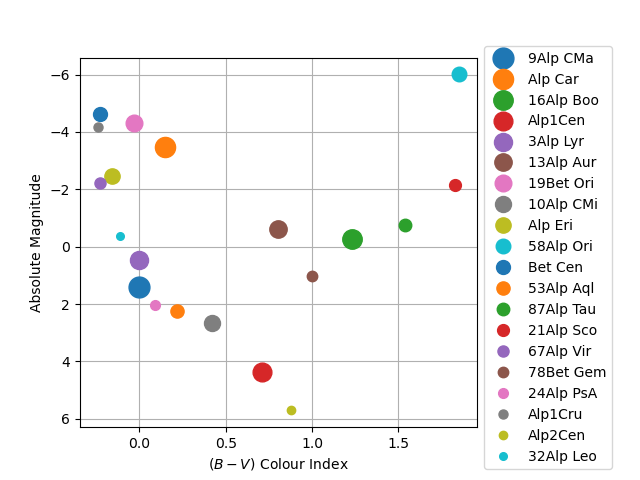

Recreate this plot in Python.
#!/usr/pkg/bin/python3.9

#
# Time-stamp: <2022/10/02 18:51:43 (CST) daisuke>
#

# importing gzip module
import gzip

# importing numpy module
import numpy

# importing matplotlib module
import matplotlib.figure
import matplotlib.backends.backend_agg

# catalogue file name
file_catalogue = 'catalog.gz'

# output file name
file_output = 'ai202209_s04_30.png'

# dictionary for storing data
stars = {}

# opening catalogue file
with gzip.open (file_catalogue, 'rb') as fh:
    # reading catalogue line-by-line
    for line in fh:
        # Harvard Revised Number of star
        HR = line[0:4].strip ()
        # name
        name = line[4:14].strip ()
        # Vmag
        mag_V = line[102:107].strip ()
        # B-V colour
        colour_BV = line[109:114].strip ()
        # spectral type
        sptype = line[127:147].strip ()
        # dynamical parallax flag
        dynamical_parallax = line[160]
        # parallax
        parallax = line[161:166]

        # skip, if any of mag_V, colour_BV, parallax is missing
        if ( (mag_V == '') or (colour_BV == '') or (parallax == '') ):
            continue
        # skip, if parallax is dynamical parallax
        if (dynamical_parallax == 'D'):
            continue
        # reformat parallax
        if (parallax[:2] == '+.'):
            parallax = '+0.' + parallax[2:]

        # conversion from string to float
        try:
            mag_V     = float (mag_V)
        except:
            continue
        try:
            colour_BV = float (colour_BV)
        except:
            continue
        try:
            parallax  = float (parallax)
        except:
            continue

        # skip, if parallax is negative
        if (parallax < 0.0):
            continue

        # skip, if parallax is zero
        if (parallax < 10**-4):
            continue
    
        # distance in parsec
        dist_pc = 1.0 / parallax

        # absolute magnitude
        absmag_V = mag_V - 5.0 * numpy.log10 (dist_pc) + 5.0

        # constructing the dictionary
        stars[HR] = {}
        stars[HR]["mag_V"]     = mag_V
        stars[HR]["colour_BV"] = colour_BV
        stars[HR]["parallax"]  = parallax
        stars[HR]["dist_pc"]   = dist_pc
        stars[HR]["absmag_V"]  = absmag_V
        stars[HR]["sptype"]    = sptype
        stars[HR]["name"]      = name

# making empty numpy arrays for plotting
colour = numpy.array ([])
absmag = numpy.array ([])
label  = numpy.array ([], dtype=str)

# printing header
print ("# Vmag, (B-V), parallax, distance, absmag_V, HR, name")

# printing information of 1st mag stars
for key, value in sorted (stars.items (), key=lambda x: x[1]['mag_V']):
    # if mag of star is equal to or greater than 1.5, then skip
    if (stars[key]['mag_V'] >= 1.5):
        break
    # printing information
    print (f'{stars[key]["mag_V"]:+6.3f} ', \
           f'{stars[key]["colour_BV"]:+6.3f} ', \
           f'{stars[key]["parallax"]:+6.3f} ', \
           f'{stars[key]["dist_pc"]:+8.3f} ', \
           f'{stars[key]["absmag_V"]:+6.3f} ', \
           f'{int (key.decode ("utf-8")):4d} ', \
           f'{stars[key]["name"].decode ("utf-8")}')
    # appending data into numpy arrays
    colour = numpy.append (colour, stars[key]['colour_BV'])
    absmag = numpy.append (absmag, stars[key]['absmag_V'])
    label  = numpy.append (label, f'{stars[key]["name"].decode ("utf-8")}')

# making a fig object
fig = matplotlib.figure.Figure ()

# making a canvas object
canvas = matplotlib.backends.backend_agg.FigureCanvasAgg (fig)

# making an axes object
ax = fig.add_subplot (111)

# adjustment of plot
box = ax.get_position ()
ax.set_position ([box.x0, box.y0, box.width * 0.8, box.height])

# labels
ax.set_xlabel ('$(B-V)$ Colour Index')
ax.set_ylabel ('Absolute Magnitude')

# flipping direction of Y-axis
ax.invert_yaxis ()

# plotting data
for i in range (len (colour)):
    size = 15 - i * 0.5
    ax.plot (colour[i], absmag[i], linestyle='None', marker='o', \
             markersize=size, label=label[i])

# grid
ax.grid ()

# legend
ax.legend (bbox_to_anchor=(1.0, 1.05), loc='upper left')

# saving the figure to a file
fig.savefig (file_output)
